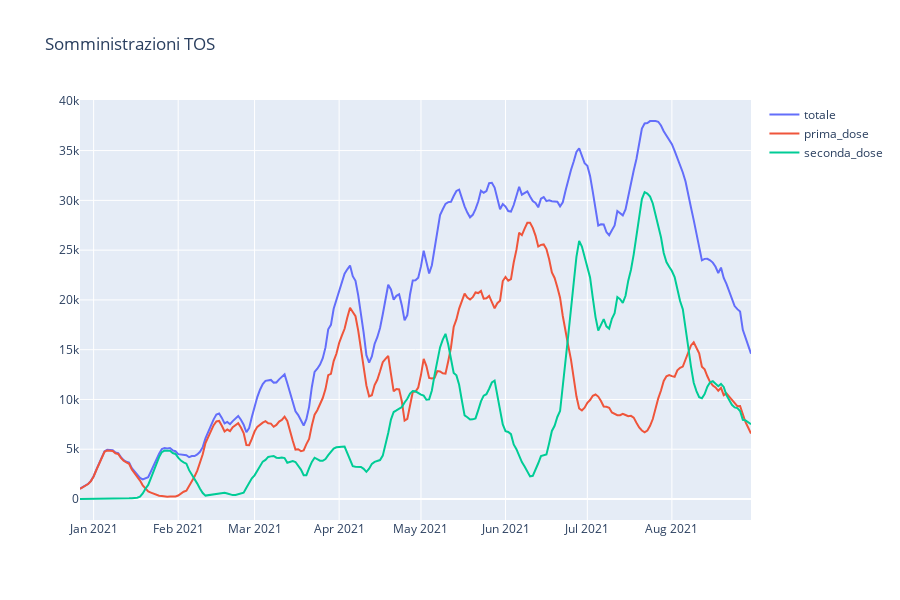

Notebook source saved alongside this figure:
### Markdown cell above
## Somministrazioni per regione

### Code cell
regione='TOS'
variabili=['totale','prima_dose','seconda_dose']


sub_df=data[data['area']==regione]
sub_df.sort_values(by='data_somministrazione',inplace=True)

fig=go.Figure()
    
    
for v in variabili:
    fig.add_trace(go.Scatter(x=sub_df['data_somministrazione'],
                             y=moving_function_rev1(sub_df[v],np.mean,3,3),
                             mode='lines',
                            name=v))
   
fig.update_layout(
    title='Somministrazioni %s'%regione,
    autosize=False,
    showlegend=True,
    width=900,
    height=600)
fig.show()

### Figure 1 — Plotly figure (JSON) as saved in the notebook; plotly's stock layout.template omitted (floating-point values rounded to 4 significant figures; data arrays with more than 128 entries replaced by an {"elided": "..."} marker saying what was removed)
{"data": [{"mode": "lines", "name": "totale", "type": "scatter", "x": {"elided": "245 str values"}, "y": {"elided": "245 int values"}}, {"mode": "lines", "name": "prima_dose", "type": "scatter", "x": {"elided": "245 str values"}, "y": {"elided": "245 int values"}}, {"mode": "lines", "name": "seconda_dose", "type": "scatter", "x": {"elided": "245 str values"}, "y": {"elided": "245 int values"}}], "layout": {"autosize": false, "height": 600, "showlegend": true, "title": {"text": "Somministrazioni TOS"}, "width": 900, "xaxis": {"autorange": true, "range": ["2020-12-27", "2021-08-30"], "type": "date"}, "yaxis": {"autorange": true, "range": [-2110.0, 40080.0], "type": "linear"}}}
